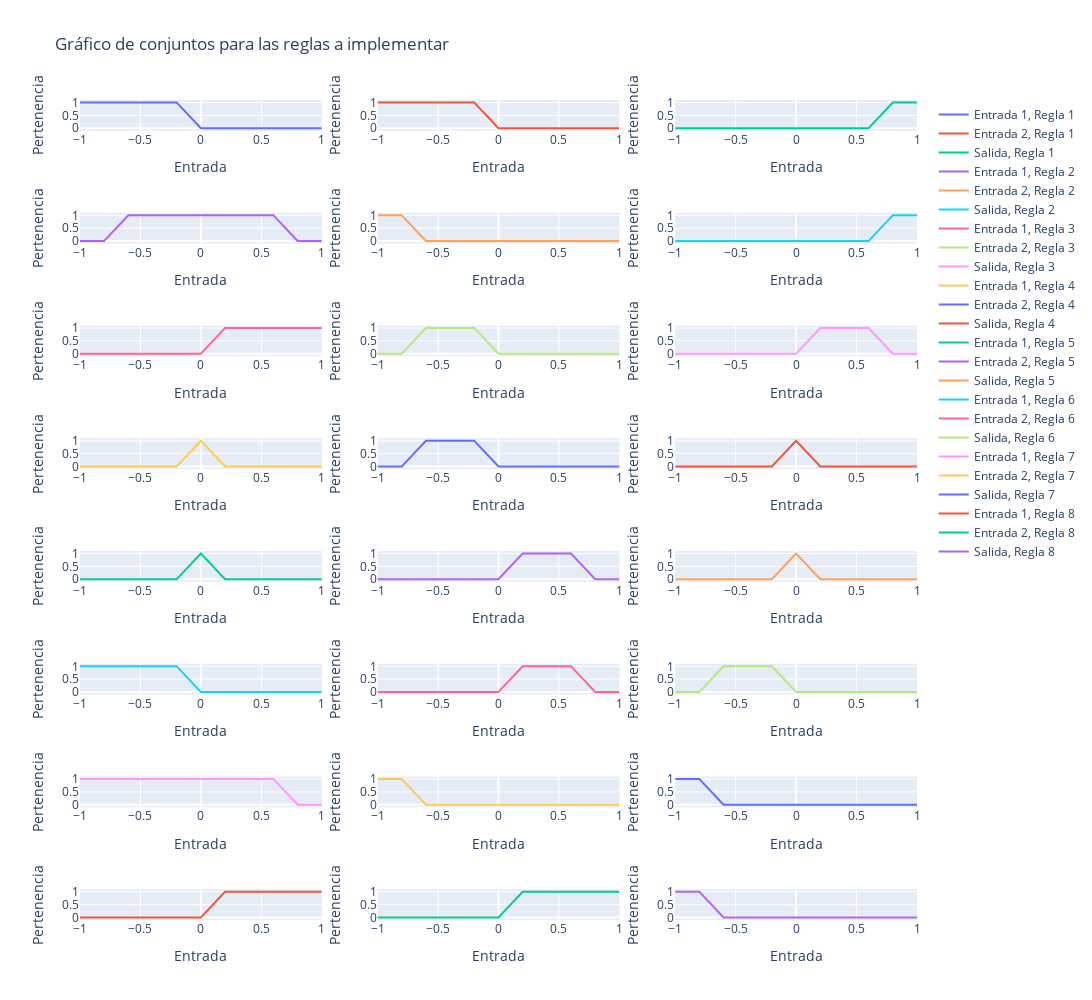

Notebook cell for this chart:
### Code cell
# Ploteamos las reglas
fig = make_subplots(len(reglas),3,vertical_spacing=0.10)

# Iteramos ploteando
for i in range(len(reglas)):

    # Plot de entrada 1
    fig.add_trace(go.Scatter(x = df['x'], y = df[f'r{i}_e1'], name = f'Entrada 1,\tRegla {i+1}'), row = i+1 ,col = 1)

    # Plot de la entrada 2
    fig.add_trace(go.Scatter(x = df['x'], y = df[f'r{i}_e2'], name = f'Entrada 2,\tRegla {i+1}'), row = i+1 ,col = 2)

    # Plot de la salida
    fig.add_trace(go.Scatter(x = df['x'], y = df[f's{i}'], name = f'Salida,\tRegla {i+1}'), row = i+1 ,col = 3)

    for k in range(3):
        fig.update_xaxes(title_text="Entrada", row=i+1, col=k+1)
        fig.update_yaxes(title_text="Pertenencia", row=i+1, col=k+1, range = [-0.1,1.1])

fig.update_layout(height=1000, width=1500, title_text="Gráfico de conjuntos para las reglas a implementar")
fig.show()

### Figure 1 — Plotly figure (JSON) as saved in the notebook; plotly's stock layout.template omitted (floating-point values rounded to 4 significant figures; data arrays with more than 128 entries replaced by an {"elided": "..."} marker saying what was removed)
{"data": [{"name": "Entrada 1,\tRegla 1", "type": "scatter", "x": {"elided": "201 float values"}, "xaxis": "x", "y": {"elided": "201 float values"}, "yaxis": "y"}, {"name": "Entrada 2,\tRegla 1", "type": "scatter", "x": {"elided": "201 float values"}, "xaxis": "x2", "y": {"elided": "201 float values"}, "yaxis": "y2"}, {"name": "Salida,\tRegla 1", "type": "scatter", "x": {"elided": "201 float values"}, "xaxis": "x3", "y": {"elided": "201 float values"}, "yaxis": "y3"}, {"name": "Entrada 1,\tRegla 2", "type": "scatter", "x": {"elided": "201 float values"}, "xaxis": "x4", "y": {"elided": "201 float values"}, "yaxis": "y4"}, {"name": "Entrada 2,\tRegla 2", "type": "scatter", "x": {"elided": "201 float values"}, "xaxis": "x5", "y": {"elided": "201 float values"}, "yaxis": "y5"}, {"name": "Salida,\tRegla 2", "type": "scatter", "x": {"elided": "201 float values"}, "xaxis": "x6", "y": {"elided": "201 float values"}, "yaxis": "y6"}, {"name": "Entrada 1,\tRegla 3", "type": "scatter", "x": {"elided": "201 float values"}, "xaxis": "x7", "y": {"elided": "201 float values"}, "yaxis": "y7"}, {"name": "Entrada 2,\tRegla 3", "type": "scatter", "x": {"elided": "201 float values"}, "xaxis": "x8", "y": {"elided": "201 float values"}, "yaxis": "y8"}, {"name": "Salida,\tRegla 3", "type": "scatter", "x": {"elided": "201 float values"}, "xaxis": "x9", "y": {"elided": "201 float values"}, "yaxis": "y9"}, {"name": "Entrada 1,\tRegla 4", "type": "scatter", "x": {"elided": "201 float values"}, "xaxis": "x10", "y": {"elided": "201 float values"}, "yaxis": "y10"}, {"name": "Entrada 2,\tRegla 4", "type": "scatter", "x": {"elided": "201 float values"}, "xaxis": "x11", "y": {"elided": "201 float values"}, "yaxis": "y11"}, {"name": "Salida,\tRegla 4", "type": "scatter", "x": {"elided": "201 float values"}, "xaxis": "x12", "y": {"elided": "201 float values"}, "yaxis": "y12"}, {"name": "Entrada 1,\tRegla 5", "type": "scatter", "x": {"elided": "201 float values"}, "xaxis": "x13", "y": {"elided": "201 float values"}, "yaxis": "y13"}, {"name": "Entrada 2,\tRegla 5", "type": "scatter", "x": {"elided": "201 float values"}, "xaxis": "x14", "y": {"elided": "201 float values"}, "yaxis": "y14"}, {"name": "Salida,\tRegla 5", "type": "scatter", "x": {"elided": "201 float values"}, "xaxis": "x15", "y": {"elided": "201 float values"}, "yaxis": "y15"}, {"name": "Entrada 1,\tRegla 6", "type": "scatter", "x": {"elided": "201 float values"}, "xaxis": "x16", "y": {"elided": "201 float values"}, "yaxis": "y16"}, {"name": "Entrada 2,\tRegla 6", "type": "scatter", "x": {"elided": "201 float values"}, "xaxis": "x17", "y": {"elided": "201 float values"}, "yaxis": "y17"}, {"name": "Salida,\tRegla 6", "type": "scatter", "x": {"elided": "201 float values"}, "xaxis": "x18", "y": {"elided": "201 float values"}, "yaxis": "y18"}, {"name": "Entrada 1,\tRegla 7", "type": "scatter", "x": {"elided": "201 float values"}, "xaxis": "x19", "y": {"elided": "201 float values"}, "yaxis": "y19"}, {"name": "Entrada 2,\tRegla 7", "type": "scatter", "x": {"elided": "201 float values"}, "xaxis": "x20", "y": {"elided": "201 float values"}, "yaxis": "y20"}, {"name": "Salida,\tRegla 7", "type": "scatter", "x": {"elided": "201 float values"}, "xaxis": "x21", "y": {"elided": "201 float values"}, "yaxis": "y21"}, {"name": "Entrada 1,\tRegla 8", "type": "scatter", "x": {"elided": "201 float values"}, "xaxis": "x22", "y": {"elided": "201 float values"}, "yaxis": "y22"}, {"name": "Entrada 2,\tRegla 8", "type": "scatter", "x": {"elided": "201 float values"}, "xaxis": "x23", "y": {"elided": "201 float values"}, "yaxis": "y23"}, {"name": "Salida,\tRegla 8", "type": "scatter", "x": {"elided": "201 float values"}, "xaxis": "x24", "y": {"elided": "201 float values"}, "yaxis": "y24"}], "layout": {"height": 1000, "title": {"text": "Gráfico de conjuntos para las reglas a implementar"}, "width": 1500, "xaxis": {"anchor": "y", "domain": [0, 0.2889], "title": {"text": "Entrada"}}, "xaxis10": {"anchor": "y10", "domain": [0, 0.2889], "title": {"text": "Entrada"}}, "xaxis11": {"anchor": "y11", "domain": [0.3556, 0.6444], "title": {"text": "Entrada"}}, "xaxis12": {"anchor": "y12", "domain": [0.7111, 1], "title": {"text": "Entrada"}}, "xaxis13": {"anchor": "y13", "domain": [0, 0.2889], "title": {"text": "Entrada"}}, "xaxis14": {"anchor": "y14", "domain": [0.3556, 0.6444], "title": {"text": "Entrada"}}, "xaxis15": {"anchor": "y15", "domain": [0.7111, 1], "title": {"text": "Entrada"}}, "xaxis16": {"anchor": "y16", "domain": [0, 0.2889], "title": {"text": "Entrada"}}, "xaxis17": {"anchor": "y17", "domain": [0.3556, 0.6444], "title": {"text": "Entrada"}}, "xaxis18": {"anchor": "y18", "domain": [0.7111, 1], "title": {"text": "Entrada"}}, "xaxis19": {"anchor": "y19", "domain": [0, 0.2889], "title": {"text": "Entrada"}}, "xaxis2": {"anchor": "y2", "domain": [0.3556, 0.6444], "title": {"text": "Entrada"}}, "xaxis20": {"anchor": "y20", "domain": [0.3556, 0.6444], "title": {"text": "Entrada"}}, "xaxis21": {"anchor": "y21", "domain": [0.7111, 1], "title": {"text": "Entrada"}}, "xaxis22": {"anchor": "y22", "domain": [0, 0.2889], "title": {"text": "Entrada"}}, "xaxis23": {"anchor": "y23", "domain": [0.3556, 0.6444], "title": {"text": "Entrada"}}, "xaxis24": {"anchor": "y24", "domain": [0.7111, 1], "title": {"text": "Entrada"}}, "xaxis3": {"anchor": "y3", "domain": [0.7111, 1], "title": {"text": "Entrada"}}, "xaxis4": {"anchor": "y4", "domain": [0, 0.2889], "title": {"text": "Entrada"}}, "xaxis5": {"anchor": "y5", "domain": [0.3556, 0.6444], "title": {"text": "Entrada"}}, "xaxis6": {"anchor": "y6", "domain": [0.7111, 1], "title": {"text": "Entrada"}}, "xaxis7": {"anchor": "y7", "domain": [0, 0.2889], "title": {"text": "Entrada"}}, "xaxis8": {"anchor": "y8", "domain": [0.3556, 0.6444], "title": {"text": "Entrada"}}, "xaxis9": {"anchor": "y9", "domain": [0.7111, 1], "title": {"text": "Entrada"}}, "yaxis": {"anchor": "x", "domain": [0.9625, 1.0], "range": [-0.1, 1.1], "title": {"text": "Pertenencia"}}, "yaxis10": {"anchor": "x10", "domain": [0.55, 0.5875], "range": [-0.1, 1.1], "title": {"text": "Pertenencia"}}, "yaxis11": {"anchor": "x11", "domain": [0.55, 0.5875], "range": [-0.1, 1.1], "title": {"text": "Pertenencia"}}, "yaxis12": {"anchor": "x12", "domain": [0.55, 0.5875], "range": [-0.1, 1.1], "title": {"text": "Pertenencia"}}, "yaxis13": {"anchor": "x13", "domain": [0.4125, 0.45], "range": [-0.1, 1.1], "title": {"text": "Pertenencia"}}, "yaxis14": {"anchor": "x14", "domain": [0.4125, 0.45], "range": [-0.1, 1.1], "title": {"text": "Pertenencia"}}, "yaxis15": {"anchor": "x15", "domain": [0.4125, 0.45], "range": [-0.1, 1.1], "title": {"text": "Pertenencia"}}, "yaxis16": {"anchor": "x16", "domain": [0.275, 0.3125], "range": [-0.1, 1.1], "title": {"text": "Pertenencia"}}, "yaxis17": {"anchor": "x17", "domain": [0.275, 0.3125], "range": [-0.1, 1.1], "title": {"text": "Pertenencia"}}, "yaxis18": {"anchor": "x18", "domain": [0.275, 0.3125], "range": [-0.1, 1.1], "title": {"text": "Pertenencia"}}, "yaxis19": {"anchor": "x19", "domain": [0.1375, 0.175], "range": [-0.1, 1.1], "title": {"text": "Pertenencia"}}, "yaxis2": {"anchor": "x2", "domain": [0.9625, 1.0], "range": [-0.1, 1.1], "title": {"text": "Pertenencia"}}, "yaxis20": {"anchor": "x20", "domain": [0.1375, 0.175], "range": [-0.1, 1.1], "title": {"text": "Pertenencia"}}, "yaxis21": {"anchor": "x21", "domain": [0.1375, 0.175], "range": [-0.1, 1.1], "title": {"text": "Pertenencia"}}, "yaxis22": {"anchor": "x22", "domain": [0, 0.0375], "range": [-0.1, 1.1], "title": {"text": "Pertenencia"}}, "yaxis23": {"anchor": "x23", "domain": [0, 0.0375], "range": [-0.1, 1.1], "title": {"text": "Pertenencia"}}, "yaxis24": {"anchor": "x24", "domain": [0, 0.0375], "range": [-0.1, 1.1], "title": {"text": "Pertenencia"}}, "yaxis3": {"anchor": "x3", "domain": [0.9625, 1.0], "range": [-0.1, 1.1], "title": {"text": "Pertenencia"}}, "yaxis4": {"anchor": "x4", "domain": [0.825, 0.8625], "range": [-0.1, 1.1], "title": {"text": "Pertenencia"}}, "yaxis5": {"anchor": "x5", "domain": [0.825, 0.8625], "range": [-0.1, 1.1], "title": {"text": "Pertenencia"}}, "yaxis6": {"anchor": "x6", "domain": [0.825, 0.8625], "range": [-0.1, 1.1], "title": {"text": "Pertenencia"}}, "yaxis7": {"anchor": "x7", "domain": [0.6875, 0.725], "range": [-0.1, 1.1], "title": {"text": "Pertenencia"}}, "yaxis8": {"anchor": "x8", "domain": [0.6875, 0.725], "range": [-0.1, 1.1], "title": {"text": "Pertenencia"}}, "yaxis9": {"anchor": "x9", "domain": [0.6875, 0.725], "range": [-0.1, 1.1], "title": {"text": "Pertenencia"}}}}
